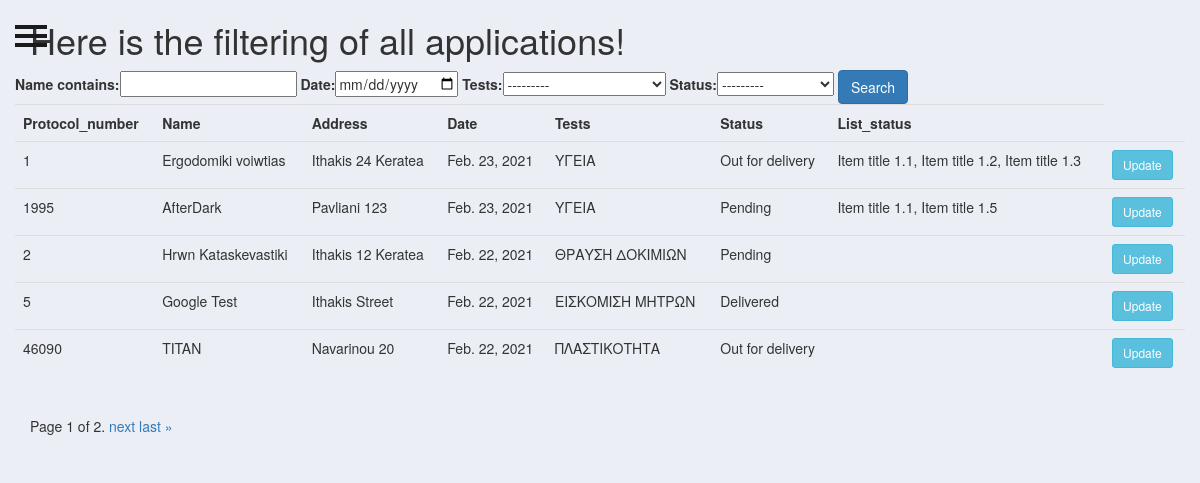
Page /applications/all_applications/ on the earlier database version.
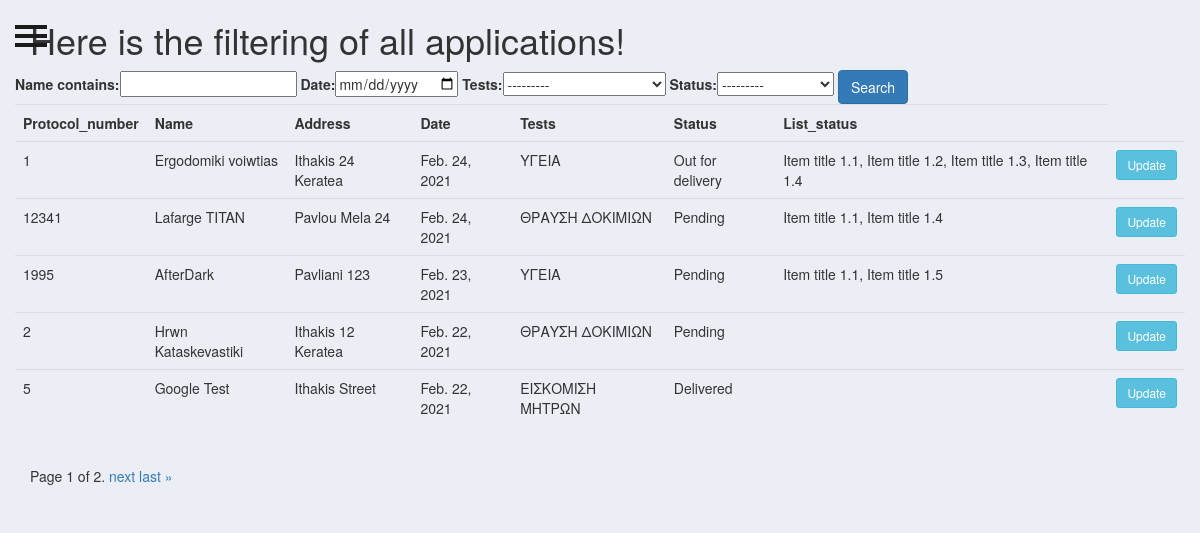
Same page on the later database version.
### applications/models.py (models this page shows, shortened)
class Application(models.Model):
	MY_CHOICES = (('item_key1', 'Item title 1.1'),
              ('item_key2', 'Item title 1.2'),
              ('item_key3', 'Item title 1.3'),
              ('item_key4', 'Item title 1.4'),
              ('item_key5', 'Item title 1.5'))
	TESTS=(
	    ('ΥΓΕΙΑ', 'ΥΓΕΙΑ'),
	    ('ΠΛΑΣΤΙΚΟΤΗΤΑ', 'ΠΛΑΣΤΙΚΟΤΗΤΑ'),
	    ('ΕΙΣΚΟΜΙΣΗ ΜΗΤΡΩΝ', 'ΕΙΣΚΟΜΙΣΗ ΜΗΤΡΩΝ'),
		('ΘΡΑΥΣΗ ΔΟΚΙΜΙΩΝ', 'ΘΡΑΥΣΗ ΔΟΚΙΜΙΩΝ')
		)
	STATUS=(
		('Pending', 'Pending'),
        ('Out for delivery', 'Out for delivery'),
        ('Delivered', 'Delivered')
		)
	protocol_number = models.IntegerField()
	name = models.CharField(max_length=264,unique=True)
	address = models.CharField(max_length=264,unique=True)
	date = models.DateField(auto_now=True)
	tests = models.CharField(max_length=200, null=True, choices=TESTS)
	status = models.CharField(max_length=200, null=True, choices=STATUS)
	status_list = MultiSelectField(choices=MY_CHOICES,null=True)
	class Meta:
		ordering = ['-date']

### applications/views.py (the view)
# urls.py: path('all_applications/', views.all_applications, name="all_applications"),
def all_applications(request):
    applications = Application.objects.all()
    total_applications = applications.count()
    delivered = applications.filter(status='Delivered').count()
    pending = applications.filter(status='Pending').count()
    myFilter = OrderFilter(request.GET, queryset=applications)
    applications=myFilter.qs
    paginator = Paginator(applications, 5) # Show 25 contacts per page.
    page_number = request.GET.get('page')
    page_obj = paginator.get_page(page_number)
    context = {'page_obj': page_obj, 'applications': applications, 'delivered': delivered, 'pendind': pending , 'myFilter':myFilter}
    return render(request, 'applications/all_applications.html', context)

### applications/templates/applications/all_applications.html (shortened to what this page needs)
{% extends 'basic_app/newbase.html' %}
{% block body_block %}
  <h1>Here is the filtering of all applications!</h1>
  <div class="row">
	<div class="col">
		<div class="card card-body">
			<form method="get">
				{{myFilter.form}}
		    <button class="btn btn-primary" type="submit">Search</button>
		  </form>
		</div>
	</div>
</div>
  <div class="row">
	<div class="col-md">
	<div class="card card-body">
	<table class="table table-sm">
	<tr>
	    <th>Protocol_number</th>
	    <th>Name</th>
	    <th>Address</th>
	    <th>Date</th>
      <th>Tests</th>
      <th>Status</th>
      <th>List_status</th>
	</tr>
	{% for application  in page_obj %}
	<tr>
	    <td>{{application.protocol_number}}</td>
	    <td>{{application.name}}</td>
	    <td>{{application.address}}</td>
	    <td>{{application.date}}</td>
      <td>{{application.tests}}</td>
      <td>{{application.status}}</td>
      <td>{{application.status_list}}</td>
      <td><a class="btn btn-sm btn-info" href="{% url 'applications:updateOrder' application.id %}">Update</a></td>
	</tr>
	{% endfor %}
	</table>
	</div>
	</div>
</div>
<div class="pagination">
    <span class="step-links">
        <span class="current">
            Page {{ page_obj.number }} of {{ page_obj.paginator.num_pages }}.
        </span>
        {% if page_obj.has_next %}
            <a href="?page={{ page_obj.next_page_number }}">next</a>
            <a href="?page={{ page_obj.paginator.num_pages }}">last &raquo;</a>
        {% endif %}
    </span>
</div>
{% endblock %}

Differences in the rows shown:
no longer on this page (row unchanged): Application: protocol_number "46090", name "TITAN", address "Navarinou 20", date "Feb. 22, 2021", tests "ΠΛΑΣΤΙΚΟΤΗΤΑ", status "Out for delivery"
changed Application "Ergodomiki voiwtias": date "Feb. 23, 2021" → "Feb. 24, 2021"; status_list "Item title 1.1, Item title 1.2, Item title 1.3" → "Item title 1.1, Item title 1.2, Item title 1.3, Item title 1.4"
now on this page (row edited): Application: protocol_number "12341", name "Lafarge TITAN", address "Pavlou Mela 24", date "Feb. 24, 2021", tests "ΘΡΑΥΣΗ ΔΟΚΙΜΙΩΝ", status "Pending", status_list "Item title 1.1, Item title 1.4"
